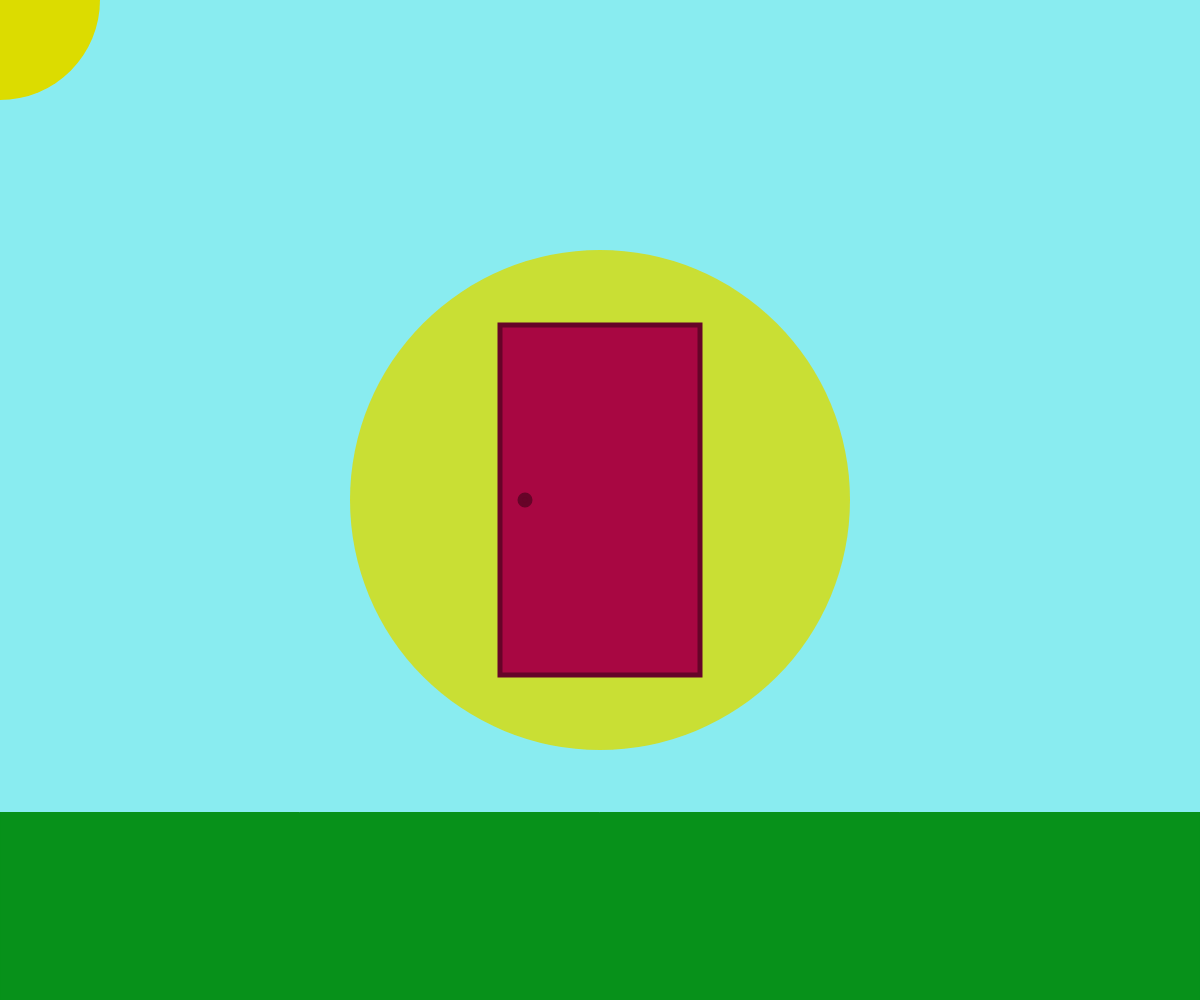
Frame 1 (no input)
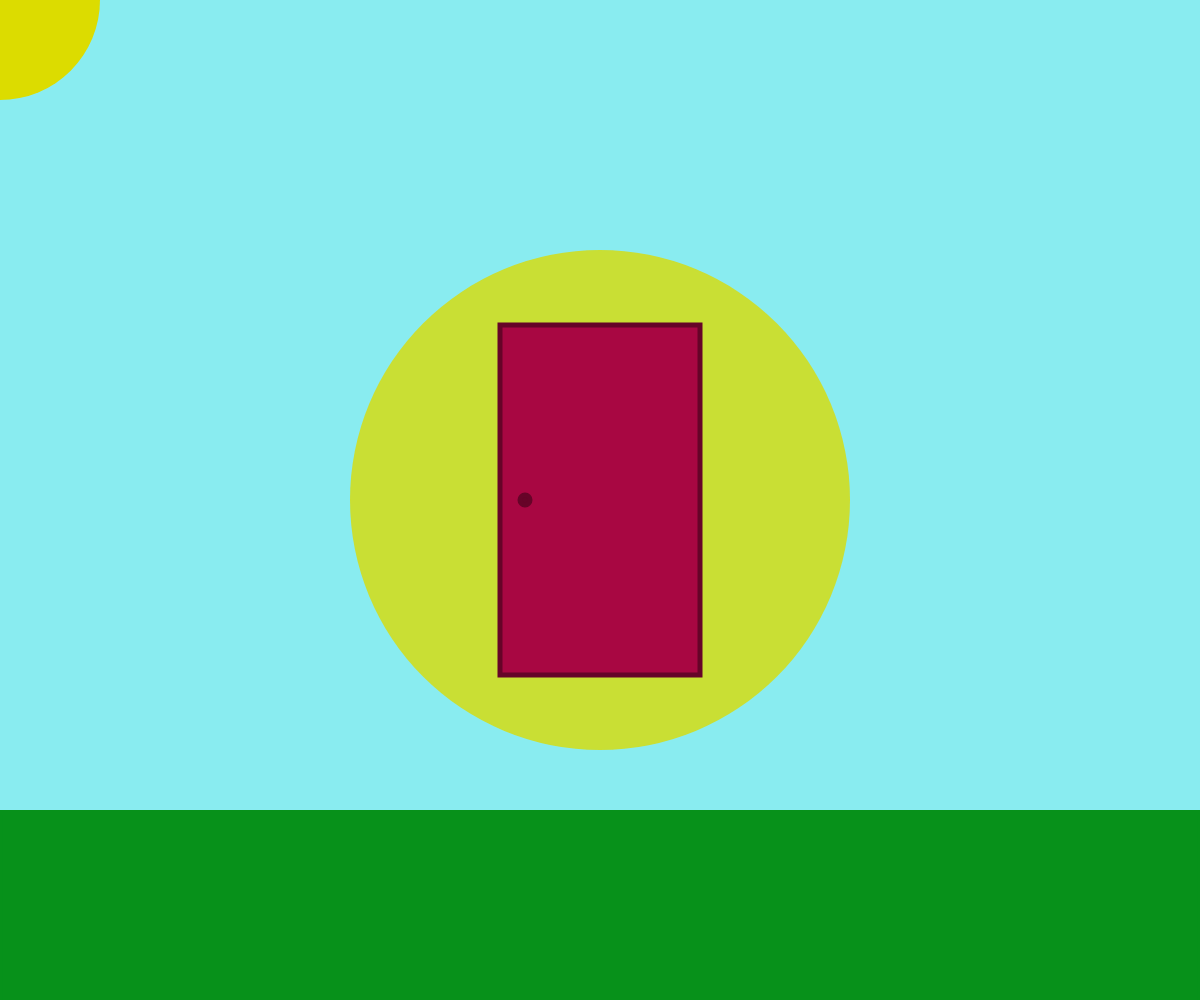
Frame 60 (no input)
Frame 120 (the mouse pressed at the canvas centre since frame 60): identical to frame 60, image omitted

The p5.js sketch that drew these frames (run headless with seeded random() and noise() and a simulated clock; from frame 60 on, the mouse is pressed at the canvas centre):

// p5.js sketch
// ── sketch.js
function setup() {
  createCanvas(windowWidth, windowHeight);
}

function draw() {
  background(137, 236, 240);
  
  //sun
  noStroke();
  fill(220, 220, 0);
  ellipse(0,0,200, 200);
  
  
  //glow
  fill(220, 220, 0, 200);
  ellipse(width/2,height/2,500, 500);
  
  //grass
  fill(7, 145, 26);
  rectMode(CENTER);
  stroke(7, 145, 26);
  rect(width/2, height, windowWidth, 375);
  
  
  //doorway
  fill(168, 7, 66);
  stroke(102, 4, 40);
  strokeWeight(5);
  rect(width/2, height/2, 200, 350);
  
  //doorknob
  fill(102, 4, 40);
  ellipseMode(CENTER);
  ellipse(width/2 - 75, height/2, 10, 10);
  
}
